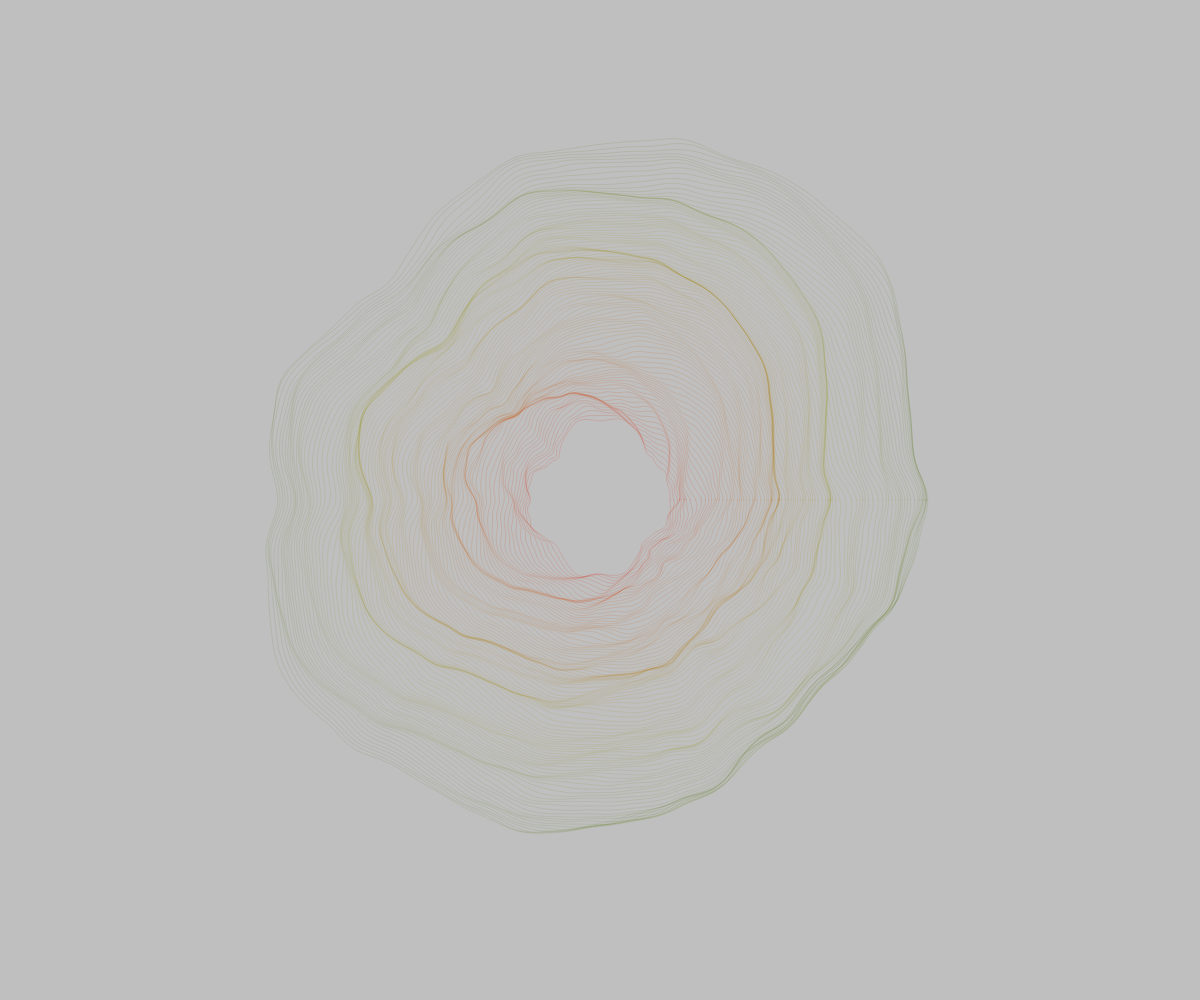
Frame 1 (no input)
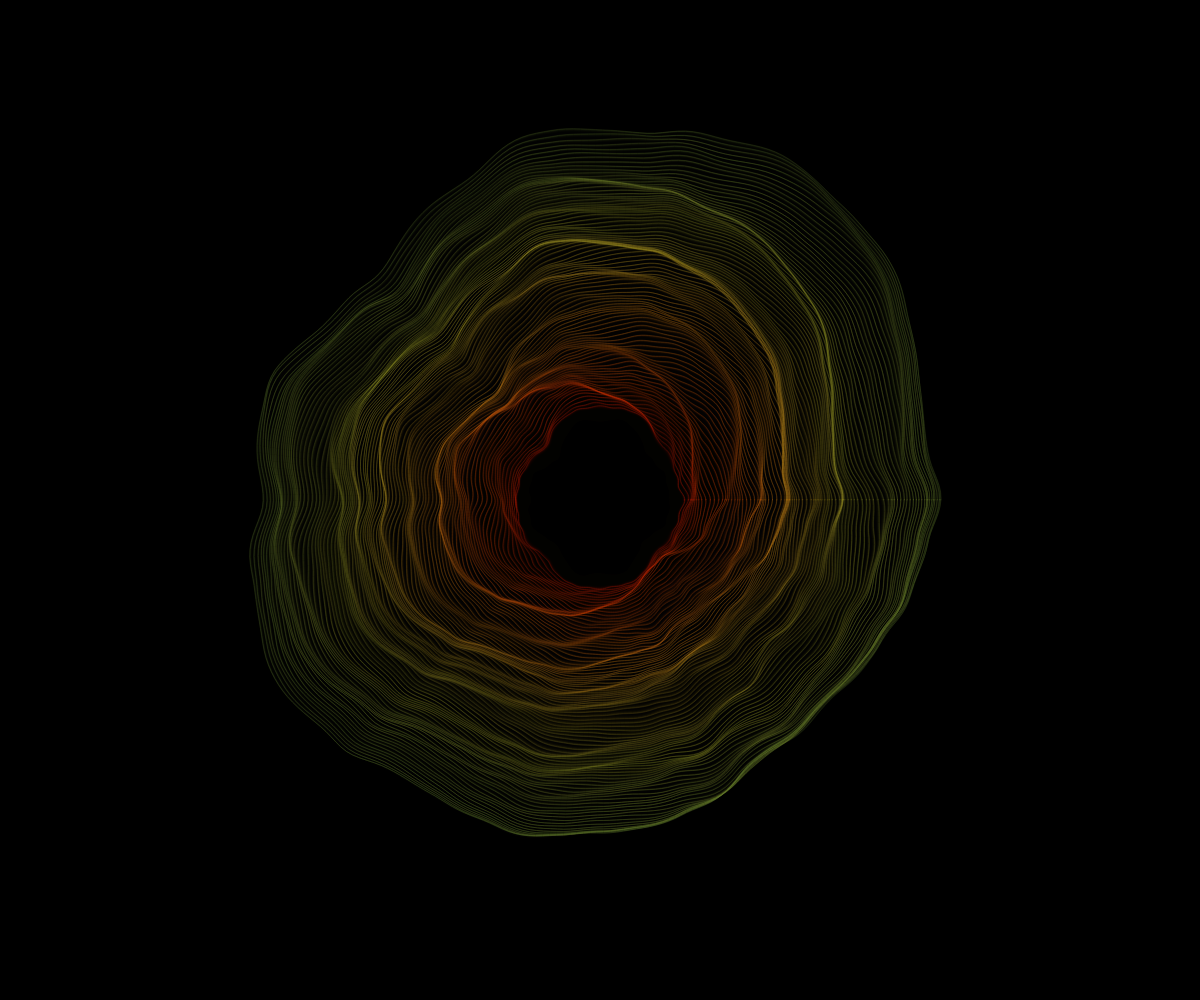
Frame 60 (no input)
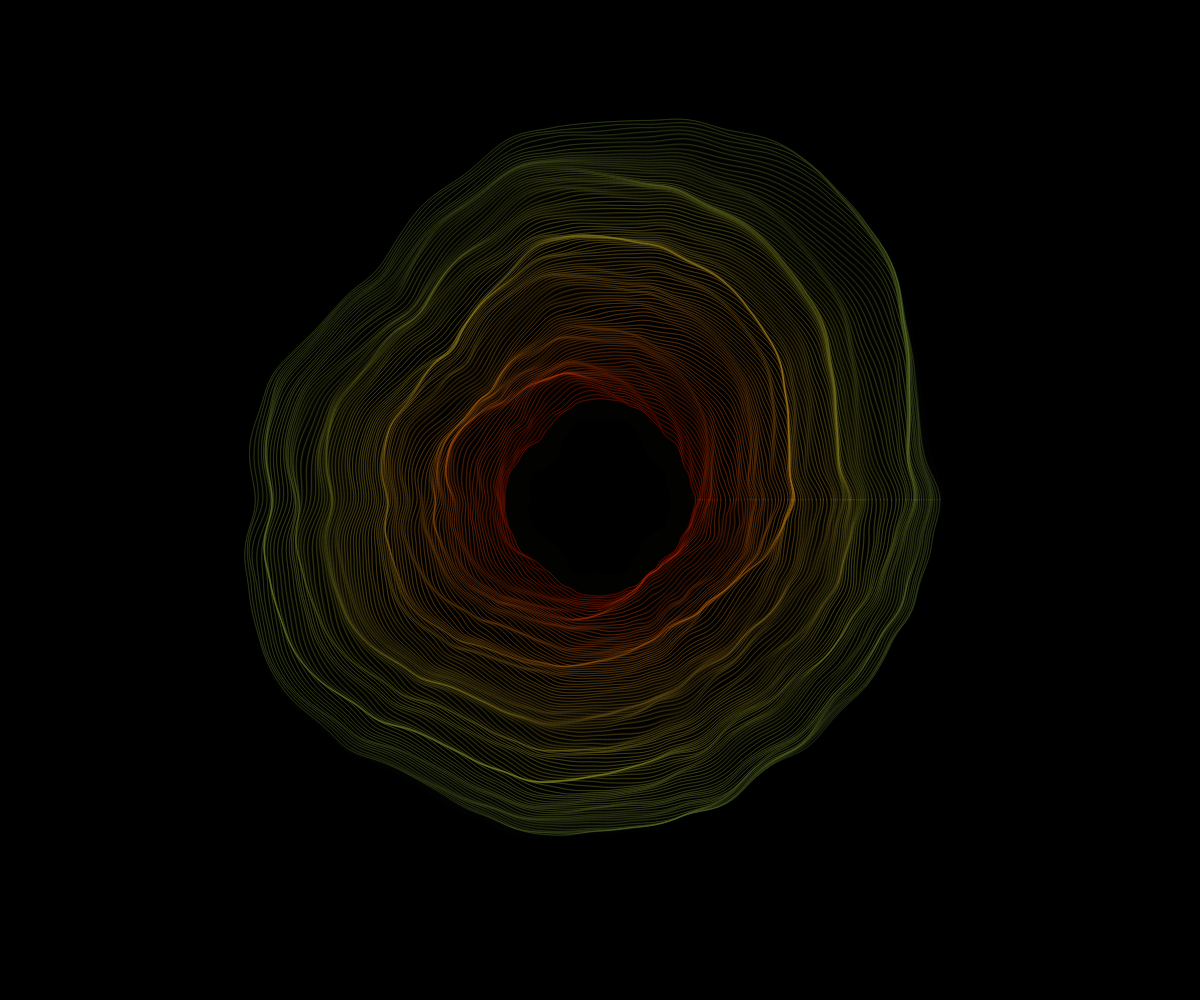
Frame 120 (the mouse pressed at the canvas centre since frame 60)

The p5.js sketch that drew these frames (run headless with seeded random() and noise() and a simulated clock; from frame 60 on, the mouse is pressed at the canvas centre):

// p5.js sketch
// ── sketch.js
let t = 0;

function setup() {
  createCanvas(windowWidth, windowHeight);
  colorMode(HSB, 360, 100, 100, 100);
  angleMode(RADIANS);
}

function draw() {

  // subtle motion blur instead of full clear
  background(0, 0, 0, 25);

  translate(width / 2, height / 2);

  blendMode(BLEND);
  noFill();

  let breathe = map(sin(t), -1, 1, -15, 30);

  let layers = 110;

  for (let layer = 0; layer < layers; layer++) {

    let depth = layer / layers;

    // 🌈 perfectly continuous gradient
    let hue = map(depth, 0, 1, 10, 80);

    let sat = map(depth, 0, 1, 100, 60);
    let bright = map(depth, 0, 1, 85, 50);  // capped → never reaches white

    stroke(hue, sat, bright, 15);

    let baseR = map(layer, 0, layers, 40, 300);

    beginShape();

    for (let a = 0; a < TWO_PI; a += 0.02) {

      // large coral lobes
      let lobe = map(
        noise(cos(a) + 2, sin(a) + 2),
        0, 1,
        0.75, 1.25
      );

      // fine surface detail
      let surface = noise(
        cos(a) * 0.9 + layer * 0.04,
        sin(a) * 0.9 + layer * 0.04,
        t * 0.35
      );

      let r = baseR * lobe + surface * 65 + breathe;

      let x = cos(a) * r;
      let y = sin(a) * r;

      vertex(x, y);
    }

    endShape(CLOSE);
  }

  t += 0.01;
}

function windowResized() {
  resizeCanvas(windowWidth, windowHeight);
}
